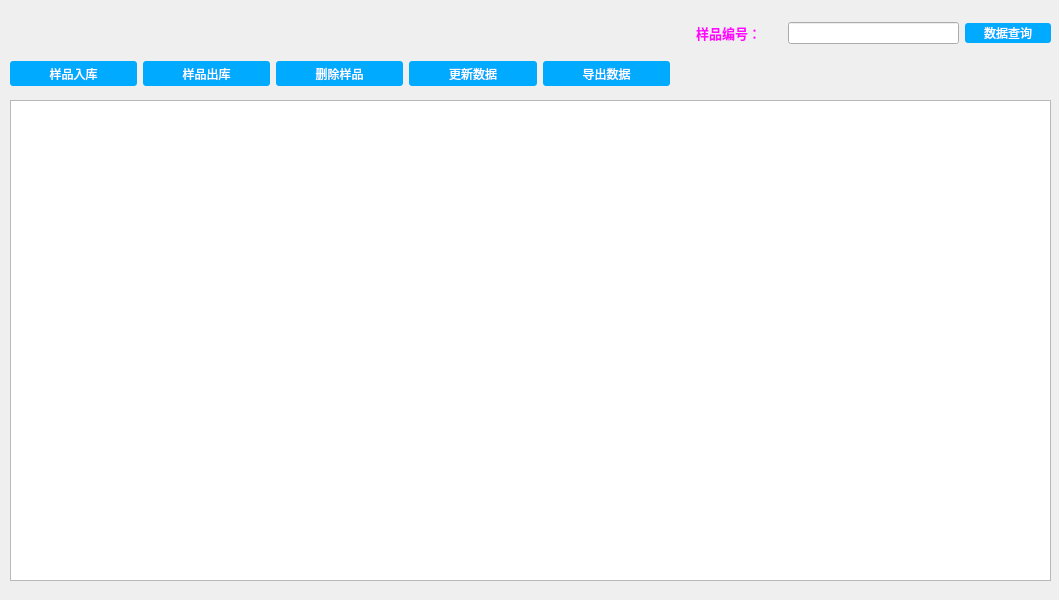
<?xml version="1.0" encoding="UTF-8"?>
<ui version="4.0">
 <class>MainWidget</class>
 <widget class="QWidget" name="MainWidget">
  <property name="geometry">
   <rect>
    <x>0</x>
    <y>0</y>
    <width>1059</width>
    <height>600</height>
   </rect>
  </property>
  <property name="windowTitle">
   <string>样品管理系统</string>
  </property>
  <property name="windowIcon">
   <iconset resource="pic.qrc">
    <normaloff>:/pic/images/double.png</normaloff>:/pic/images/double.png</iconset>
  </property>
  <widget class="QTableWidget" name="dataTableWidget">
   <property name="geometry">
    <rect>
     <x>10</x>
     <y>100</y>
     <width>1041</width>
     <height>481</height>
    </rect>
   </property>
   <property name="font">
    <font>
     <family>Arial</family>
     <pointsize>12</pointsize>
    </font>
   </property>
  </widget>
  <widget class="QWidget" name="layoutWidget">
   <property name="geometry">
    <rect>
     <x>10</x>
     <y>60</y>
     <width>1041</width>
     <height>27</height>
    </rect>
   </property>
   <layout class="QHBoxLayout" name="horizontalLayout" stretch="1,1,1,1,1,3">
    <item>
     <widget class="QPushButton" name="inputBtn">
      <property name="minimumSize">
       <size>
        <width>0</width>
        <height>25</height>
       </size>
      </property>
      <property name="styleSheet">
       <string notr="true">background:rgb(0, 170, 255);
color:rgb(255, 255, 255);
border-radius:3px;</string>
      </property>
      <property name="text">
       <string>样品入库</string>
      </property>
      <property name="icon">
       <iconset resource="pic.qrc">
        <normaloff>:/pic/images/input.png</normaloff>:/pic/images/input.png</iconset>
      </property>
     </widget>
    </item>
    <item>
     <widget class="QPushButton" name="outputBtn">
      <property name="minimumSize">
       <size>
        <width>0</width>
        <height>25</height>
       </size>
      </property>
      <property name="styleSheet">
       <string notr="true">background:rgb(0, 170, 255);
color:rgb(255, 255, 255);
border-radius:3px;</string>
      </property>
      <property name="text">
       <string>样品出库</string>
      </property>
      <property name="icon">
       <iconset resource="pic.qrc">
        <normaloff>:/pic/images/output.png</normaloff>:/pic/images/output.png</iconset>
      </property>
     </widget>
    </item>
    <item>
     <widget class="QPushButton" name="dropBtn">
      <property name="minimumSize">
       <size>
        <width>0</width>
        <height>25</height>
       </size>
      </property>
      <property name="styleSheet">
       <string notr="true">background:rgb(0, 170, 255);
color:rgb(255, 255, 255);
border-radius:3px;</string>
      </property>
      <property name="text">
       <string>删除样品</string>
      </property>
      <property name="icon">
       <iconset resource="pic.qrc">
        <normaloff>:/pic/images/delete.png</normaloff>:/pic/images/delete.png</iconset>
      </property>
     </widget>
    </item>
    <item>
     <widget class="QPushButton" name="updataBtn">
      <property name="minimumSize">
       <size>
        <width>0</width>
        <height>25</height>
       </size>
      </property>
      <property name="styleSheet">
       <string notr="true">background:rgb(0, 170, 255);
color:rgb(255, 255, 255);
border-radius:3px;</string>
      </property>
      <property name="text">
       <string>更新数据</string>
      </property>
      <property name="icon">
       <iconset resource="pic.qrc">
        <normaloff>:/pic/images/update.png</normaloff>:/pic/images/update.png</iconset>
      </property>
     </widget>
    </item>
    <item>
     <widget class="QPushButton" name="loadDataBtn">
      <property name="minimumSize">
       <size>
        <width>0</width>
        <height>25</height>
       </size>
      </property>
      <property name="styleSheet">
       <string notr="true">background:rgb(0, 170, 255);
color:rgb(255, 255, 255);
border-radius:3px;</string>
      </property>
      <property name="text">
       <string>导出数据</string>
      </property>
      <property name="icon">
       <iconset resource="pic.qrc">
        <normaloff>:/pic/images/open.png</normaloff>:/pic/images/open.png</iconset>
      </property>
     </widget>
    </item>
    <item>
     <spacer name="horizontalSpacer">
      <property name="orientation">
       <enum>Qt::Horizontal</enum>
      </property>
      <property name="sizeHint" stdset="0">
       <size>
        <width>40</width>
        <height>20</height>
       </size>
      </property>
     </spacer>
    </item>
   </layout>
  </widget>
  <widget class="QWidget" name="layoutWidget">
   <property name="geometry">
    <rect>
     <x>10</x>
     <y>20</y>
     <width>1041</width>
     <height>26</height>
    </rect>
   </property>
   <layout class="QHBoxLayout" name="horizontalLayout_2" stretch="8,1,2,1">
    <item>
     <spacer name="horizontalSpacer_2">
      <property name="orientation">
       <enum>Qt::Horizontal</enum>
      </property>
      <property name="sizeHint" stdset="0">
       <size>
        <width>40</width>
        <height>20</height>
       </size>
      </property>
     </spacer>
    </item>
    <item>
     <widget class="QLabel" name="label">
      <property name="font">
       <font>
        <family>宋体</family>
        <pointsize>10</pointsize>
        <bold>true</bold>
       </font>
      </property>
      <property name="styleSheet">
       <string notr="true">color:rgb(255, 10, 255)</string>
      </property>
      <property name="text">
       <string>样品编号：</string>
      </property>
     </widget>
    </item>
    <item>
     <widget class="QLineEdit" name="numLineEdit">
      <property name="font">
       <font>
        <bold>true</bold>
       </font>
      </property>
     </widget>
    </item>
    <item>
     <widget class="QPushButton" name="dataSelectBtn">
      <property name="minimumSize">
       <size>
        <width>0</width>
        <height>20</height>
       </size>
      </property>
      <property name="styleSheet">
       <string notr="true">background:rgb(0, 170, 255);
color:rgb(255, 255, 255);
border-radius:3px;</string>
      </property>
      <property name="text">
       <string>数据查询</string>
      </property>
      <property name="icon">
       <iconset resource="pic.qrc">
        <normaloff>:/pic/images/select.png</normaloff>:/pic/images/select.png</iconset>
      </property>
     </widget>
    </item>
   </layout>
  </widget>
 </widget>
 <resources>
  <include location="pic.qrc"/>
 </resources>
 <connections/>
</ui>
